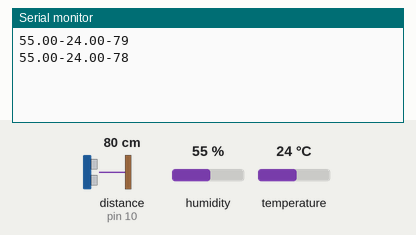
Bench run of a sketch on a simulated Arduino Uno, built with avr-gcc and run on an emulated ATmega328P. Parts: the last lines printed to the serial monitor. Wiring (inferred from the names in the program): ultrasonic range finder: trigger pin 9; echo pin 10. Inputs (shaded band) come from the test bench; at power-on: distance to the obstacle (sensor on pin 10) 80 cm, humidity 55 %, temperature 24 °C. The echo pulse lasts 58.3 µs per cm.

Above: at 2.8 s.
2.9 s: distance to the obstacle (sensor on pin 10) set to 2 cm
At 4.9 s:
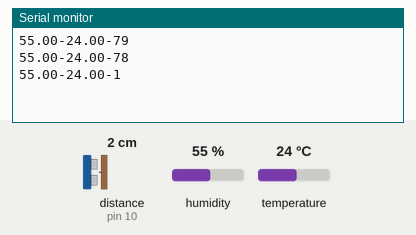
5.6 s: humidity set to 22 %
At 7.3 s:
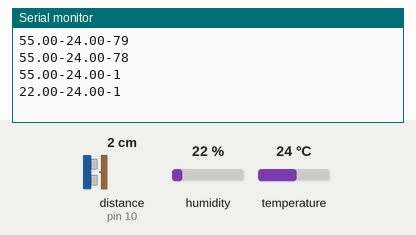
8.3 s: temperature set to 12 °C
At 10.8 s:
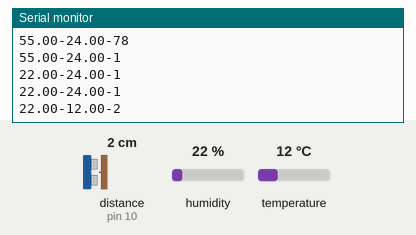
11.0 s: distance to the obstacle (sensor on pin 10) set to 4 cm
At 13.4 s:
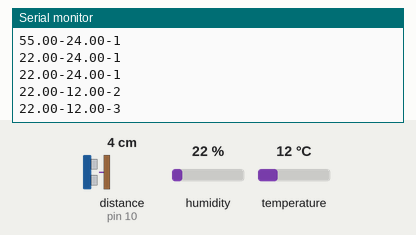
13.7 s: humidity set to 40 %
At 14.7 s:
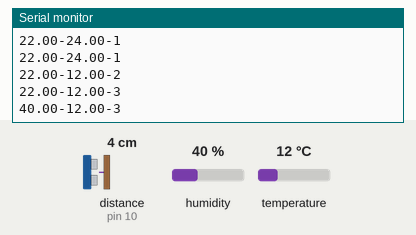
Timing chart, 0 to 16.7 s (numbered marks = the images above; inputs shaded):
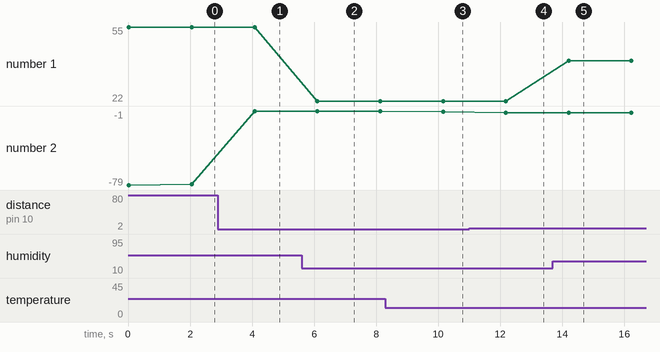

The sketch:

tmp.ino
```cpp
#include <dht11.h>
#define DHT11PIN 4

dht11 DHT11;

const int trigPin = 9;
const int echoPin = 10;

long duration;
int distance;
void setup()
{
  pinMode(trigPin, OUTPUT);
  pinMode(echoPin, INPUT);
  Serial.begin(9600);
}

void loop()
{
  int chk = DHT11.read(DHT11PIN);

  digitalWrite(trigPin, LOW);
  delayMicroseconds(2);
  digitalWrite(trigPin, HIGH);
  delayMicroseconds(10);
  digitalWrite(trigPin, LOW);
  duration = pulseIn(echoPin, HIGH);
  distance = duration * 0.034 / 2;

  Serial.print((float)DHT11.humidity, 2);
  Serial.print('-');
  Serial.print((float)DHT11.temperature, 2);
  Serial.print('-');
  Serial.println(distance);

  delay(2000);
}
```

Measured:
- after the input at 2.9 s, the serial monitor: prints a new line after 1.2 s (image 1)
- after the input at 5.6 s, the serial monitor: prints a new line after 0.51 s (image 2)
- after the input at 8.3 s, the serial monitor: prints a new line after 1.9 s (image 3)
- after the input at 11.0 s, the serial monitor: prints a new line after 1.2 s (image 4)
- after the input at 13.7 s, the serial monitor: prints a new line after 0.51 s (image 5)
- plotted number 1: 55 → 22 after the input at 5.6 s, 22 → 40 after the input at 13.7 s
- plotted number 2: -78 → -1 after the input at 2.9 s, -1 → -2 after the input at 8.3 s, -2 → -3 after the input at 11.0 s
